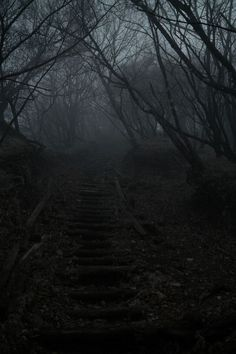
#> input picture contrast.jpg, 236 x 354 px
$ python contrastScretch.py
#> lines starting #> are read from the running program, lines starting #| are printed output that depends on the picture
#> further down, original is the input picture: shape (354, 236, 3); mean B, G, R 34.3, 33, 29.9
import cv2
import numpy as np
from matplotlib import pyplot as plt

def scretch(img, sigma=2, plot=False):
   #creating an empty array with the same rows and cols as img
#> called with sigma = 2, plot = False
    strecthed = np.zeros(img.shape)

    #collecting pixels between 0-255 and putting them inside scretched array
    for i in range(img.shape[2]):
        band = img[:,:,i]
        if np.min(band)<0:
            band = band+ np.abs(np.min(band))
            band = band/np.max(band)
            band = band * 255
        std= np.std(band) #calculating standart derivation for calculating
        mean = np.mean(band)
        max = mean+(std*sigma)
        min = mean-(std*sigma)
        band = (band-min)/(max-min)*255

        band[band>255]=255
        band[band<0]=0
        strecthed[:,:,i] = band
#> this loop made 3 passes
#> (std, mean, max, min) on passes 1 to 3: (31.03, 34.29, 96.35, -27.77), (28.51, 33.01, 90.04, -24.02), (25.62, 29.92, 81.15, -21.31)
#> pass 1, in scretch, `band = (band-min)/(max-min)*255`:
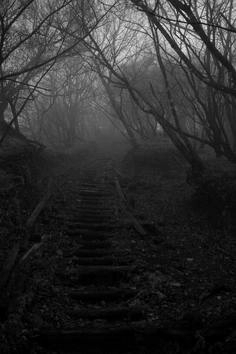
#> band: shape (354, 236) float64; min 57.06, max 447.4, mean 127.5; drawn with min black and max white
#> after the loop:
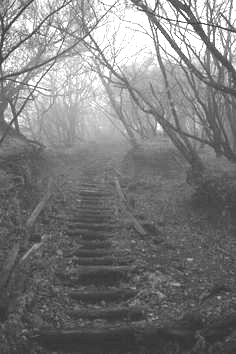
#> band: shape (354, 236) float64; min 53.05, max 255, mean 124.6

    strecthed = strecthed.astype('int')
    return strecthed


original = cv2.imread("contrast.jpg")
img = scretch(original, 2, False)


plt.subplot(221),plt.imshow(original, cmap= 'gray')
plt.title('Original Image'), plt.xticks([]), plt.yticks([])

plt.subplot(222),plt.imshow(img, cmap= 'gray')
plt.title('Scretched Image'), plt.xticks([]), plt.yticks([])

plt.subplot(223),plt.hist(original.ravel(),256,[0,256])#; plt.show()
plt.title('Original Image Histogram'), plt.xticks([]), plt.yticks([])

plt.subplot(224),plt.hist(img.ravel(),256,[0,256])
plt.title('Scretched Image Histogram'), plt.xticks([]), plt.yticks([])

plt.show()
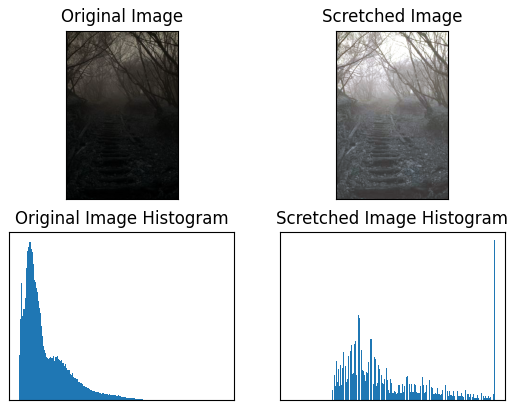
#> figure drawn by matplotlib, 4 panels; B, G, R data is drawn as R, G, B

cv2.waitKey(0)
cv2.destroyAllWindows()
